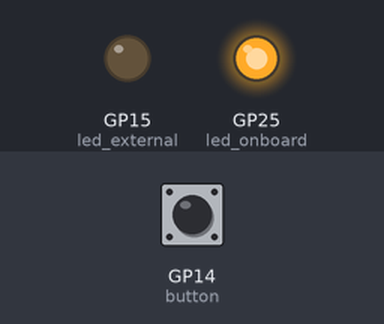
Recording of a program running on a simulated Raspberry Pi Pico running MicroPython. On the bench: output pins drawn as LEDs (lit = HIGH). Dashed ring = blinking. Inputs (shaded band) come from the test bench; at power-on: GP14 (button) LOW.

Above: at 1.2 s.
1.3 s: GP14 (button) pulled HIGH for 0.15 s
At 1.45 s:
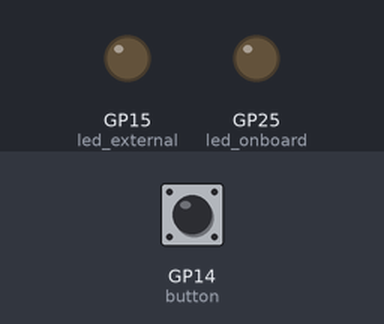
3.0 s: GP14 (button) pulled HIGH for 3.2 s
At 3.25 s:
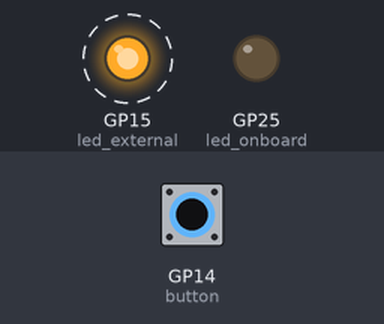
Timing chart, 0 to 7.7 s (numbered marks = the images above; inputs shaded):
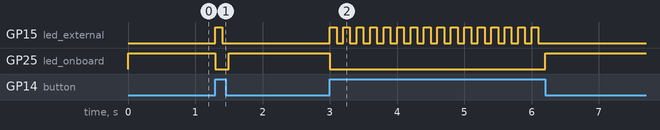

Measured:
- after the input at 1.3 s, GP15 (led_external): LOW → HIGH at once, → LOW 0.10 s later; GP25 (led_onboard): HIGH → LOW at once, → HIGH 0.20 s later
- after the input at 3.0 s, GP15 (led_external): alternates HIGH for 0.10 s and LOW for 0.10 s, 32 changes in all, then stays LOW, starting at once; GP25 (led_onboard): HIGH → LOW at once, → HIGH 3.2 s later

The program:

button_led.py
```python
import machine
import utime

led_onboard = machine.Pin(25, machine.Pin.OUT)
led_external = machine.Pin(15, machine.Pin.OUT)
button = machine.Pin(14, machine.Pin.IN, machine.Pin.PULL_DOWN)

while True:
    if button.value() == 1:
        led_onboard.value(0)
        for i in range(2):
            led_external.toggle()
            utime.sleep(.1)

    else:
        led_onboard.value(1)
        led_external.value(0)
```
